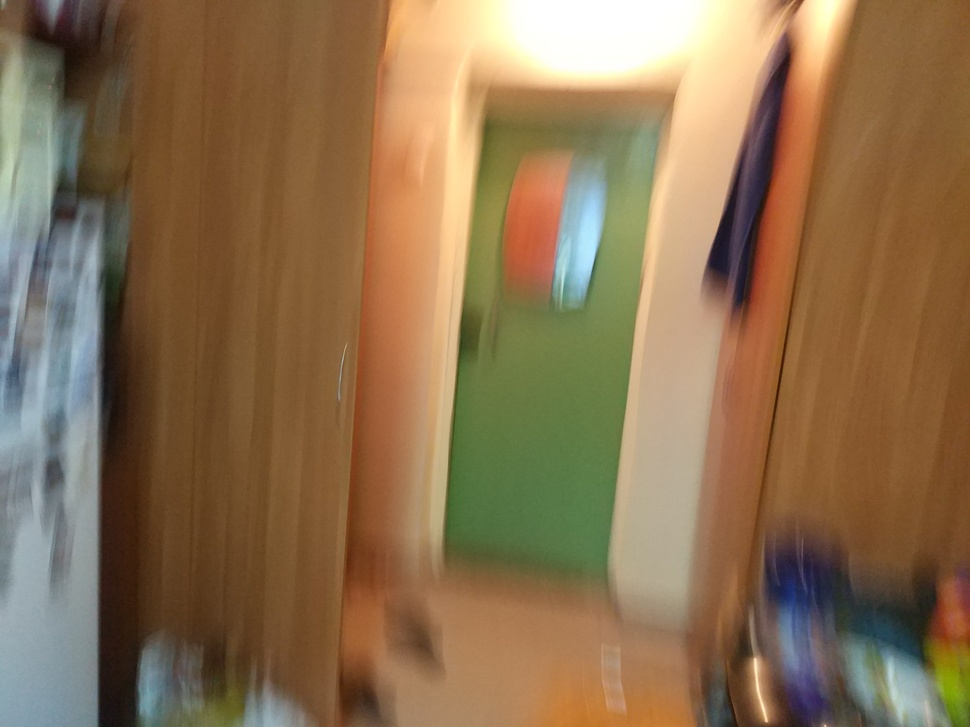
#> input picture input/test7.jpg, 970 x 727 px, shrunk from 4000 x 3000 before the run
$ jupyter execute minimization-one-dim-real-room.ipynb   (older library calls are emulated)
#> lines starting #> are read from the running program, lines starting #| are printed output that depends on the picture
### util.py
import numpy as np
import matplotlib.pyplot as plt

from scipy.signal import convolve2d, fftconvolve
from scipy.ndimage import filters
from scipy.optimize import OptimizeResult
from numpy.fft import fftn, ifftn
from itertools import chain
from skimage.draw import line_aa
from skimage.measure import compare_psnr
from math import sin, cos, pi, factorial

from PIL import Image

from richardson_lucy import richardson_lucy_matlab

# [221 lines left out: functions zero_pad, psf2otf, edgetaper, show_results, gkern2, plot_corr and 2 more, not called in this run]

def find_noise(image):
    N, M = image.shape
    F = fftn(image)
    part = .02
    area = F[int(N/2-N*part):int(N/2+N*part), int(M/2-M*part):int(M/2+M*part)]
    np.std
    np.var
    msv = np.sqrt(np.mean(np.abs(area) ** 2) / (N*M))
    I_res = ifftn(F-msv)
    NSR = msv**2 / np.var(I_res)
    return (msv, NSR)

def binomial(i, n):
    """Binomial coefficient"""
    return factorial(n) / float(
        factorial(i) * factorial(n - i))


def bernstein(t, i, n):
    """Bernstein polynom"""
    return binomial(i, n) * (t ** i) * ((1 - t) ** (n - i))


def bezier(t, points):
    """Calculate coordinate of a point in the bezier curve"""
    n = len(points) - 1
    x = y = 0
    for i, pos in enumerate(points):
        bern = bernstein(t, i, n)
        x += pos[0] * bern
        y += pos[1] * bern
    return int(x), int(y)


def bezier_curve_range(n, points):
    """Range of points in a curve bezier"""
    for i in range(n):
        t = i / float(n - 1)
        yield bezier(t, points)
"""
def bezier_psf(points, n=100):
    #print(points)
    curve = bezier_curve_range(n, points)
    r, c = zip(*[p for p in curve])
    psf = np.zeros((int(np.ceil(np.max(r)+1)), int(np.ceil(np.max(c)+1))))
    for rr, cc in zip(r,c):
        psf[rr, cc] += 1
    psf /= psf.sum()
    return psf
"""

def bezier_psf_aa(points, n=100):
    #print(points)
    curve = bezier_curve_range(n, points)
    X, Y = zip(*[p for p in curve])
    Y -= np.min(Y)
    X -= np.min(X)
    psf = np.zeros((int(np.ceil(np.max(Y)+2)), int(np.ceil(np.max(X)+2))))

    triangle_fun = lambda x: np.maximum(0, (1 - np.abs(x)))
    triangle_fun_prod = lambda x, y: np.multiply(triangle_fun(x), triangle_fun(y))
    triangle_fun_curve = lambda x, X: np.array([max(np.maximum(0, 1-np.abs(X-xx))) for xx in x])
    triangle_fun_curve2 = lambda x, y, X, Y: np.sqrt(triangle_fun_curve(x, X)**2  + triangle_fun_curve(y, Y)**2)

    x1 = np.floor(X).astype(np.int)
    x2 = x1+1
    y1 = np.floor(Y).astype(np.int)
    y2 = y1+1

    psf[y1, x1] += triangle_fun_curve2(X, Y, x1, y1)
    psf[y2, x1] += triangle_fun_curve2(X, Y, x1, y2)
    psf[y1, x2] += triangle_fun_curve2(X, Y, x2, y1)
    psf[y2, x2] += triangle_fun_curve2(X, Y, x2, y2)
    return psf/psf.sum()

def bezier_psf2(points, n=100):
    x = np.concatenate(([0], points[::2]))
    y = np.concatenate(([0], points[1::2]))
    xy = list(zip(x, y))
    return bezier_psf_aa(xy, n=n)

# [74 lines left out: functions compare_psnr_crop, minimize_grad, not called in this run]

def vec_len(x):
    return np.sqrt(np.sum(x**2))

def second_point(x2, dist=0, eps=1e-16):
    n = np.array([x2[1], -x2[0]])
    n_len = vec_len(n)
    if n_len<eps:
        n = eps
    else:
        n = n/vec_len(n)
    mid = x2 / 2
    return mid + n*dist

def funcToMinimizeCurved(xy, I_blurred, crop=100, *args, **kwargs):
    psf = bezier_psf2(xy, n=100)
    restored = richardson_lucy_matlab(I_blurred, psf, *args, **kwargs)
    I_restored = restored['image']
    #if 'useFFT' in kwargs and kwargs['useFFT']:
    df = fftconvolve(I_restored, psf, 'same') - I_blurred
    #else:
    #    df = convolve2d(I_restored, psf, 'same') - I_blurred
    return np.mean(np.square(df[crop:-crop, crop:-crop]))

def funcToMinimizeCurved2(xy1, xy2, I_blurred, crop=100, *args, **kwargs):
    xy = np.concatenate((np.array(xy1), np.array(xy2)))
    return funcToMinimizeCurved(xy=xy, I_blurred=I_blurred, crop=crop, *args, **kwargs)

def funcToMinimizeCurved3(xy2, xy1, I_blurred, crop=100, *args, **kwargs):
    xy = np.concatenate((np.array(xy1), np.array(xy2)))
    return funcToMinimizeCurved(xy=xy, I_blurred=I_blurred, crop=crop, *args, **kwargs)

def funcToMinimizeCurvedNormal(dist, xy2, I_blurred, crop=100, *args, **kwargs):
    xy = second_point(xy2, dist)
    return funcToMinimizeCurved2(xy1=xy, xy2=xy2, I_blurred=I_blurred, crop=crop, *args, **kwargs)

# [4 lines left out: function npArrayToPng, not called in this run]

def show_and_save_image(image=None, plot_arr=None, fname=None):#, size=(5,5)):
    fig = plt.figure(frameon=False)
    fig.set_size_inches(5,5)
    ax = plt.Axes(fig, [0., 0., 1., 1.])
    ax.set_axis_off()
    fig.add_axes(ax)

    if image is not None:
        ax.imshow(image, 'gray')
    if plot_arr:
        for plot_args in plot_arr:
            ax.plot(*plot_args)
    if fname:
        fig.savefig(fname)

### richardson_lucy.py
import numpy as np
from scipy.signal import fftconvolve, convolve2d
from numpy.fft import fftn, ifftn
from scipy.stats.stats import pearsonr

def row_correlation(image):
    return pearsonr(image[1:,:].ravel(), image[:-1,:].ravel())[0]

def col_correlation(image):
    return pearsonr(image[:,1:].ravel(), image[:,:-1].ravel())[0]


def zero_pad(image, shape, position='corner'):
    """
    Extends image to a certain size with zeros
    Parameters
    ----------
    image: real 2d `numpy.ndarray`
        Input image
    shape: tuple of int
        Desired output shape of the image
    position : str, optional
        The position of the input image in the output one:
            * 'corner'
                top-left corner (default)
            * 'center'
                centered
    Returns
    -------
    padded_img: real `numpy.ndarray`
        The zero-padded image
    """
    shape = np.asarray(shape, dtype=int)
    imshape = np.asarray(image.shape, dtype=int)

    if np.alltrue(imshape == shape):
        return image

    if np.any(shape <= 0):
        raise ValueError("ZERO_PAD: null or negative shape given")

    dshape = shape - imshape
    if np.any(dshape < 0):
        raise ValueError("ZERO_PAD: target size smaller than source one")

    pad_img = np.zeros(shape, dtype=image.dtype)

    idx, idy = np.indices(imshape)

    if position == 'center':
        if np.any(dshape % 2 != 0):
            raise ValueError("ZERO_PAD: source and target shapes "
                             "have different parity.")
        offx, offy = dshape // 2
    else:
        offx, offy = (0, 0)

    pad_img[idx + offx, idy + offy] = image

    return pad_img

def psf2otf(psf, shape):
    """
    Convert point-spread function to optical transfer function.
    Compute the Fast Fourier Transform (FFT) of the point-spread
    function (PSF) array and creates the optical transfer function (OTF)
    array that is not influenced by the PSF off-centering.
    By default, the OTF array is the same size as the PSF array.
    To ensure that the OTF is not altered due to PSF off-centering, PSF2OTF
    post-pads the PSF array (down or to the right) with zeros to match
    dimensions specified in OUTSIZE, then circularly shifts the values of
    the PSF array up (or to the left) until the central pixel reaches (1,1)
    position.
    Parameters
    ----------
    psf : `numpy.ndarray`
        PSF array
    shape : int
        Output shape of the OTF array
    Returns
    -------
    otf : `numpy.ndarray`
        OTF array
    Notes
    -----
    Adapted from MATLAB psf2otf function
    """
    if np.all(psf == 0):
        return np.zeros_like(psf)

    inshape = psf.shape
    # Pad the PSF to outsize
    psf = zero_pad(psf, shape, position='corner')

    # Circularly shift OTF so that the 'center' of the PSF is
    # [0,0] element of the array
    for axis, axis_size in enumerate(inshape):
        psf = np.roll(psf, -int(axis_size / 2), axis=axis)

    # Compute the OTF
    otf = np.fft.fft2(psf)

    # Estimate the rough number of operations involved in the FFT
    # and discard the PSF imaginary part if within roundoff error
    # roundoff error  = machine epsilon = sys.float_info.epsilon
    # or np.finfo().eps
    n_ops = np.sum(psf.size * np.log2(psf.shape))
    otf = np.real_if_close(otf, tol=n_ops)

    return otf

def corelucy(Y, H, dampar22, wI, readout, eps):
    """
    CORELUCY Accelerated Damped Lucy-Richarson Operator.
    Calculates function that when used with the scaled projected array
    produces the next iteration array that maximizes the likelihood that
    the entire suite satisfies the Poisson statistics.
    """
    reBlurred = np.real(ifftn(H *fftn(Y)))

    # 2. An Estimate for the next step
    reBlurred += readout;
    reBlurred[reBlurred <= 0] = eps;
    #reBlurred[reBlurred < eps] = eps;
    AnEstim = wI / reBlurred + eps;

    # 3. Damping if needed
    if dampar22 == 0: # No Damping
        ImRatio = AnEstim
    else: # Damping of the image relative to dampar22 = (N*sigma)^2
        gm = 10;
        g = (wI * np.log(AnEstim)+ reBlurred - wI) / dampar22;
        g = np.minimum(g,1);
        G = (g**(gm-1))*(gm-(gm-1)*g);
        ImRatio = 1 + G * (AnEstim - 1);
    return fftn(ImRatio)

def richardson_lucy_matlab(image, psf, iterations=50, dampar=0, weight=None, readout=0,
                           eps=2.22e-16, clip=True):
    """ Richardson-Lucy deconvolution.

    Parameters
    ----------
    image : ndarray
       Input degraded image (can be N dimensional).
    psf : ndarray
       The point spread function.
    iterations : int
       Number of iterations. This parameter plays the role of
       regularisation.
    """
    H = psf2otf(psf, image.shape)
    prev_image = image.copy()
    prev_prev_image = 0
    internal = np.zeros((image.size,2))
    internal[:,1] = 0

    if weight is None:
        weight = np.ones(image.shape)

    wI = np.maximum(weight * (readout + image), 0)
    scale = np.real(ifftn(np.conj(H)*fftn(weight))) + np.sqrt(eps)
    del weight

    dampar22 = np.square(dampar)/2

    # 3 L_R Iterations
    lambd = 2 * np.any(internal != 0)
    correlation_X = [col_correlation(image)]
    correlation_Y = [row_correlation(image)]
    for k in range(lambd+1, lambd+1 + iterations):
        # 3.a Make an image predictions for the next iteration
        if k > 2:
            lambd = (internal[:,0].T.dot(internal[:,1])) / (internal[:,1].T.dot(internal[:,1]) + eps)
            lambd = np.maximum(np.minimum(lambd, 1), 0) # stability enforcement saturation
        Y = np.maximum(prev_image + lambd*(prev_image - prev_prev_image), 0) # plus positivity constraint

        # 3.b Make core for the LR estimation
        CC = corelucy(Y, H, dampar22, wI, readout, eps)

        # 3.c Determine next iteration image and apply poitivity constraint
        prev_prev_image = prev_image
        prev_image = np.maximum(Y * np.real(ifftn(np.conj(H) * CC)) / scale, 0)#np.conj(psf)
        del CC
        if clip:
            prev_image[prev_image > 1] = 1
            #prev_image[prev_image < eps] = eps
        correlation_X.append(col_correlation(prev_image))
        correlation_Y.append(row_correlation(prev_image))
        internal[:,1] = internal[:,0]
        internal[:,0] = (prev_image-Y).ravel()
    del wI, scale, Y
    return {'image': prev_image,
            'correlationX': np.array(correlation_X)/(image.size-1),
            'correlationY': np.array(correlation_Y)/(image.size-1)}

### minimization-one-dim-real-room.ipynb
# Одномерная минимизация криловлинейной psf.
* поиск дальней точки через кепстр
* начальное приближение - полный перебор на срединном перпендикуляре
* уточнение градиентным спуском по очереди

Время работы: 6:24

[cell 1]
import numpy as np
from skimage import color, data, restoration, img_as_float, io
from skimage.restoration import richardson_lucy
from skimage.measure import compare_psnr

from scipy.signal import convolve2d
from scipy.optimize import minimize

from functools import partial
from tqdm import tqdm_notebook

from util import *
from richardson_lucy import *

[cell 2]
prefix = "pic/one-dim-room1"

[cell 3]
blurred = color.rgb2gray(io.imread('input/test7.jpg'))
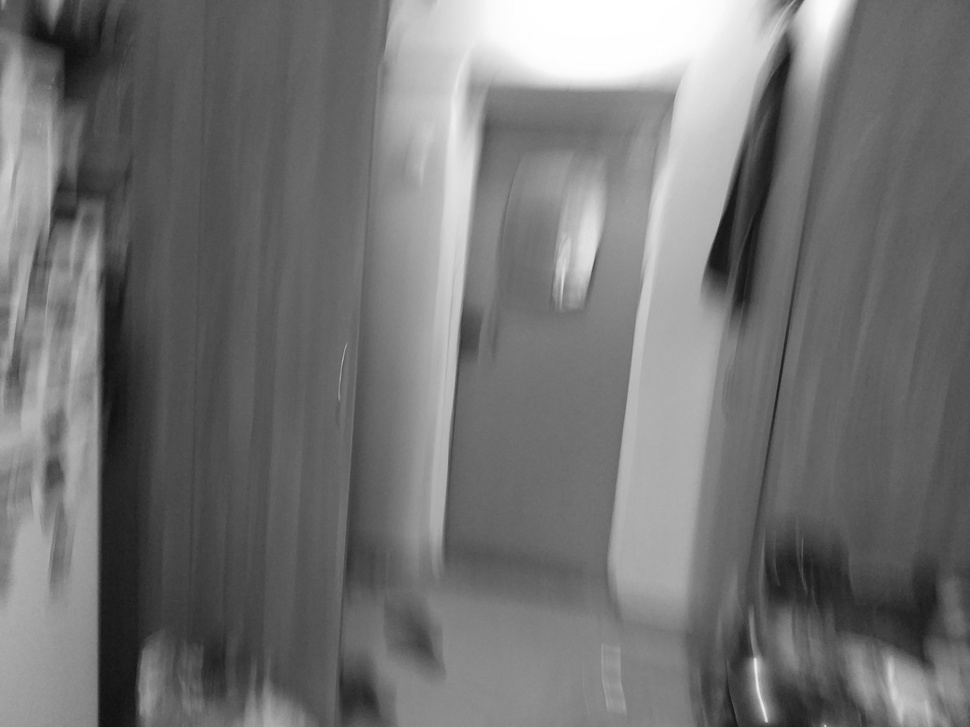
#> blurred: shape (727, 970) float64; min 0.0599, max 1, mean 0.454
iterations = 30

[cell 4]
s_n, S_find = find_noise(blurred)
#> in find_noise, `msv = np.sqrt(np.mean(np.abs(area) ** 2) / (N*M))`: msv = 0.00136
#> in find_noise, `NSR = msv**2 / np.var(I_res)`: NSR = 5.72e-05
#> s_n = 0.00136; S_find = 5.72e-05
s_n
#> Out = 0.00136

[cell 5]
N,M = blurred.shape
#> N = 727; M = 970
K = np.fft.ifftn(100*np.log(1+np.abs(np.fft.fftn(blurred))))
K_shift = np.fft.fftshift(K)

#K_shift[N//2,:] = 0
#K_shift[:,M//2] = 0

n, m, = K_shift.shape
#> n = 727; m = 970
r, c = np.unravel_index(np.argmin(K_shift, axis=None), K_shift.shape)
#> r = 363; c = 652
x0_2 = np.array([c - m//2, r - n//2])
#> x0_2 = [167, 0]

if x0_2[0]<0:
    x0_2 = -x0_2
x0_1 = x0_2/2# + np.array([4,-4])
#> x0_1 = [83.5, 0]
x0 = np.concatenate((x0_1, x0_2))
#> x0 = [83.5, 0, 167, 0]
print(x0)
#| [ 83.5   0.  167.    0. ]

[cell 6]
show_and_save_image(np.clip(np.real(K_shift),-1,1),
                    plot_arr=[[c, r, 'r.']],
                    fname="{0}-kepstr.png".format(prefix))
#> in show_and_save_image, `fig.savefig(fname)`:
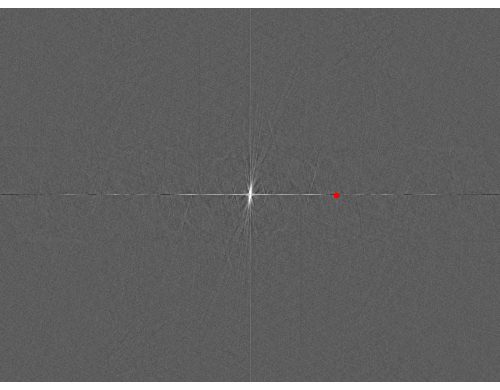
#> figure drawn by matplotlib, 1 panel

[cell 7]
N,M = blurred.shape
K = np.fft.ifftn(100*np.log(1+np.abs(np.fft.fftn(blurred))))
K_shift = np.fft.fftshift(K)

n, m, = K_shift.shape

mask_sigma = 4
XX, YY = np.meshgrid(range(m), range(n))
gauss_mask = np.exp(-((XX-m//2)**2 + (YY-n//2)**2) / (2*mask_sigma**2))
K_shift -= K_shift*gauss_mask

r, c = np.unravel_index(np.argmin(K_shift, axis=None), K_shift.shape)
x0_2 = np.array([c - m//2, r - n//2])

if x0_2[0]<0:
    x0_2 = -x0_2
x0_1 = x0_2/2# + np.array([4,-4])
x0 = np.concatenate((x0_1, x0_2))
print(x0)
#| [ 83.5   0.  167.    0. ]

[cell 8]
sz = 300
plt.figure(figsize=(10,10))
plt.imshow(np.clip(np.real(K_shift[N//2-sz:N//2+sz, M//2-sz:M//2+sz]),-1,1), 'gray')
plt.show()
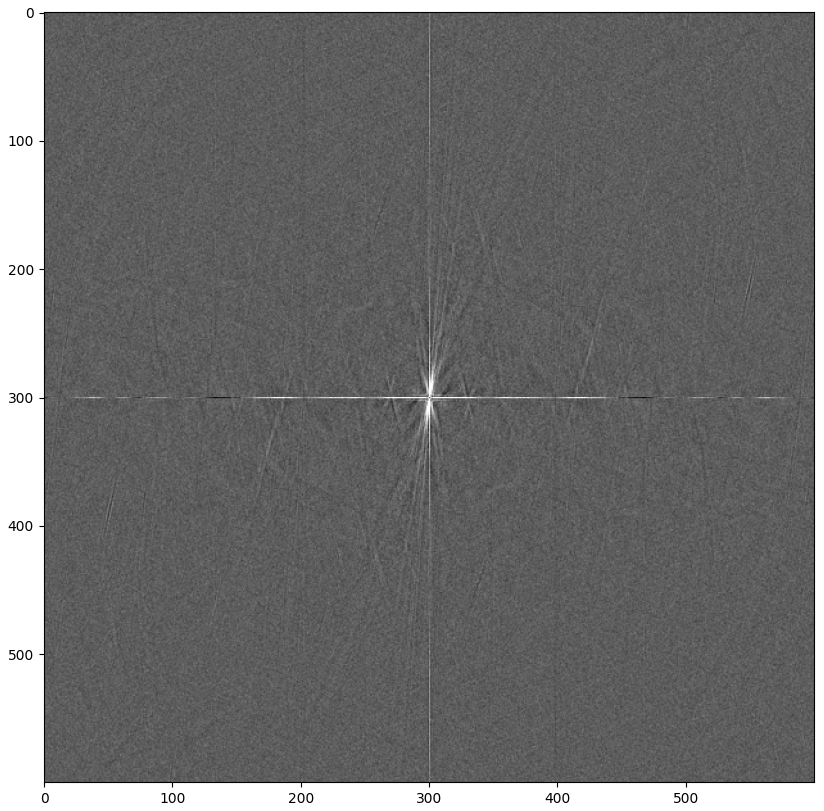
#> figure drawn by matplotlib, 1 panel

[cell 9]
show_and_save_image(np.clip(np.real(K_shift),-1,1),
                    plot_arr=[[c, r, 'r.']],
                    fname="{0}-kepstr-with-guass.png".format(prefix))

[cell 10]
x1_vec = np.array([x0_2[1], -x0_2[0]])
#> x1_vec = [0, -167]
x1_vec = x1_vec / vec_len(x1_vec)
#> x1_vec = [0, -1]
print(x1_vec)
#| [ 0. -1.]

[cell 11]
cost_fun = partial(funcToMinimizeCurvedNormal, xy2=x0_2, I_blurred=blurred,
                   iterations=iterations, eps=1e-5, dampar=s_n)

[cell 12]
L = vec_len(x0_2)
#> L = 167
distances = np.linspace(-L/2, L/2, 30)
#> distances = 30 values from -83.5 to 83.5
best_val = 1e9 #+inf
best_dist = 0
for dist in distances:
    val = cost_fun(dist)
    if val < best_val:
        best_dist = dist
        best_val = val

[cell 13]
best_dist, best_val

[cell 14]
point2 = second_point(x0_2, best_dist)
points_found = np.concatenate((point2, x0_2))
print(points_found)

[cell 15]
deconv_orig = richardson_lucy_matlab(blurred, psf_bezier, iterations=iterations,
                                     dampar=s_n)
psnr_orig = compare_psnr_crop(blurred, deconv_orig['image'])

psf_init = bezier_psf2(x0)
deconv_init = richardson_lucy_matlab(blurred, psf_init, iterations=iterations,
                                     dampar=s_n)
psnr_init = compare_psnr_crop(blurred, deconv_init['image'])

#points_found = res_my_grad2['x']
psf_found = bezier_psf2(points_found)
deconv_found = richardson_lucy_matlab(blurred, psf_found, iterations=iterations,
                                      dampar=s_n)
psnr_found = compare_psnr_crop(blurred, deconv_found['image'])

show_results(deconv_orig['image'], deconv_init['image'], deconv_found['image'],
             titles=['Restored with true psf\nPSNR={0}\ncoord={1}'.format(psnr_orig.round(4), points_real),
                     'With initial approxiamtion\nPSNR={0}\ncoord={1}'.format(psnr_init.round(4), x0.round(4)),
                     'Minimized error\nPSNR={0}\ncoord={1}'.format(psnr_found.round(4), points_found.round(4))],
             savefig='{0}.png'.format(prefix))

[cell 16]
for image, title in [[deconv_orig['image'], '{0}-restored-true-psf.png'.format(prefix)],
                     [deconv_init['image'], '{0}-restored-initial-approx.png'.format(prefix)],
                     [deconv_found['image'], '{0}-restored-second-approx.png'.format(prefix)]]:
    show_and_save_image(image, fname=title)

[cell 17]
x1_1 = point2
x1_2 = x0_2
for it in range(4):
    changed = False
    # move third point
    cost_fun1 = partial(funcToMinimizeCurved3, xy1=x1_1, I_blurred=blurred,
                        iterations=iterations, eps=1e-5, dampar=s_n)
    res1 = minimize_grad(cost_fun1, x0=x1_2, alpha=100, maxiter=5)
    if not (x1_2 == res1.x).all():
        changed = True
    x1_2 = res1.x
    print(x1_1, x1_2)
    cost_fun2 = partial(funcToMinimizeCurved2, xy2=x1_2, I_blurred=blurred,
                        iterations=iterations, eps=1e-5, dampar=s_n)
    res2 = minimize_grad(cost_fun2, x0=x1_1, alpha=100, maxiter=5)
    if not (x1_1 == res2.x).all():
        changed = True
    x1_1 = res2.x
    print(x1_1, x1_2)
    if not changed:
        break

[cell 18]
#deconv_orig = richardson_lucy_matlab(blurred, psf_bezier, iterations=iterations,
#                                     dampar=s_n)
#psnr_orig = compare_psnr_crop(blurred, deconv_orig['image'])

psf_init = bezier_psf2(points_found)
deconv_init = richardson_lucy_matlab(blurred, psf_init, iterations=iterations,
                                     dampar=s_n)
psnr_init = compare_psnr_crop(blurred, deconv_init['image'])

points_found2 = np.concatenate((x1_1, x1_2))
psf_found = bezier_psf2(points_found2)
deconv_found = richardson_lucy_matlab(blurred, psf_found, iterations=iterations,
                                      dampar=s_n)
psnr_found = compare_psnr_crop(blurred, deconv_found['image'])

show_results(deconv_orig['image'], deconv_init['image'], deconv_found['image'],
             titles=['Restored with true psf\nPSNR={0}\ncoord={1}'.format(psnr_orig.round(4), points_real),
                     'With one-dimensional search\nPSNR={0}\ncoord={1}'.format(psnr_init.round(4), points_found.round(4)),
                     'Minimized error\nPSNR={0}\ncoord={1}'.format(psnr_found.round(4), points_found2.round(4))],
             savefig='{0}-thiner.png'.format(prefix))

[cell 19]
for image, title in [[deconv_found['image'], '{0}-restored-final.png'.format(prefix)]]:
    show_and_save_image(image, fname=title)

[cell 20]
plt.imshow(bezier_psf2(points_real))
plt.show()

[cell 21]
show_and_save_image(psf_found,
                    #plot_arr=[[points_found2[0], points_found2[1], 'ro'],
                    #          [points_found[0], points_found[1], 'go'],
                    #          [points_found[2], points_found[3], 'go']],
                    fname="{0}-curved-psf-found.png".format(prefix))

[cell 22]
plt.imshow(psf_found)
plt.plot(points_found2[0], points_found2[1], 'ro')
plt.plot(points_found[0], points_found[1], 'go')
plt.plot(points_found[2], points_found[3], 'go')
plt.show()
